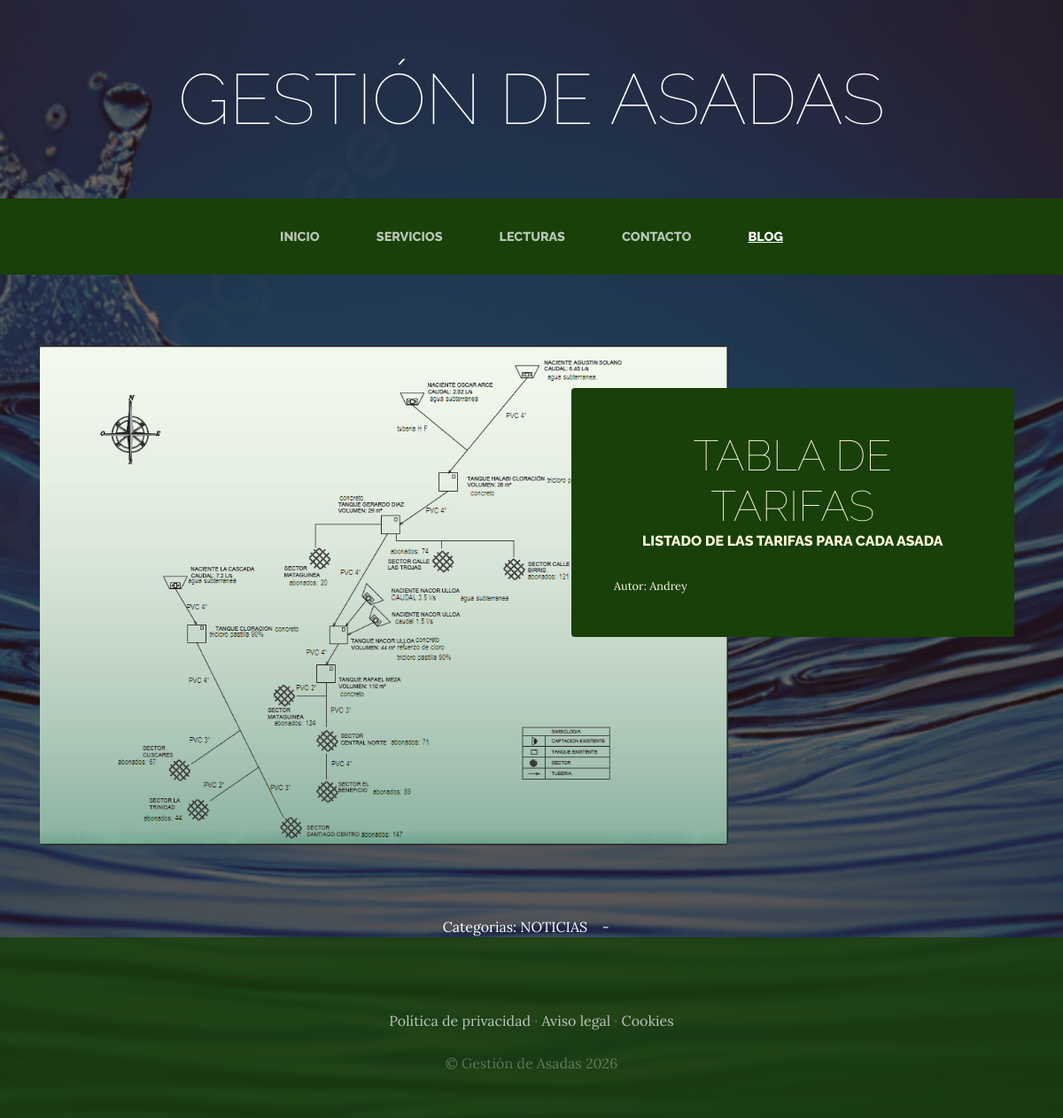
Screenshot of /blog/categoria/2/ with the database file from the repository.
### blog/models.py (models this page shows, shortened)
class Post(models.Model):
    titulo=models.CharField(max_length=75)
    contenido=models.CharField(max_length=75)
    imagen=models.ImageField(upload_to='blog',null=True,blank=True)
    autor=models.ForeignKey(User,on_delete=models.CASCADE)
    categorias=models.ManyToManyField(Categoria)
    created=models.DateTimeField(auto_now_add=True)
    updated=models.DateTimeField(auto_now_add=True)
    class Meta:
        verbose_name='post'
        verbose_name_plural='posts'

class Categoria(models.Model):
    nombre=models.CharField(max_length=75)
    created=models.DateTimeField(auto_now_add=True)
    updated=models.DateTimeField(auto_now_add=True)
    class Meta:
        verbose_name='categoria'
        verbose_name_plural='categorias'

### blog/views.py (the view)
# urls.py: path('categoria/<int:categoria_id>/', views.categoria, name="categoria")
def categoria(request, categoria_id):
    categoria=Categoria.objects.get(id=categoria_id)
    posts=Post.objects.filter(categorias=categoria)
    return render(request, "blog/categorias.html", {'categoria': categoria,"posts": posts})

### blog/templates/blog/categorias.html (shortened to what this page needs)
{% extends "Proyectowebapp/base.html" %}
{% load static %}
{% block content %}
    {% for post in posts %}
          <section class="page-section clearfix">
            <div class="container">
            <div class="intro">
            <img class="intro-img img-fluid mb-3 mb-lg-0 rounded" src="{{post.imagen.url}}" alt="" style="width: 70%;">
            <div class="intro-text left-0 text-center bg-faded p-5 rounded">
            <h2 class="section-heading mb-4" >
            <span class="section-heading-lower">{{post.titulo}}</span>
            <span class="section-heading-upper">{{post.contenido}}</span>
            </h2>
            <div style="text-align: left;font-size: 0.8em;">
                Autor: {{post.autor}}
            </div>
           </div>
           </div>
           </div>
          </section>
    {% endfor %}
    <section>
        <div style="width: 75%;margin: auto;text-align: center;color:white">
            Categorias:
            {% for post in posts %}
                {% for categoria in post.categorias.all %}
                    {{categoria.nombre}} &nbsp;&nbsp; - &nbsp;&nbsp;
                {% endfor %}
            {% endfor %}
        </div>
    </section>
{% endblock %}

### Proyectowebapp/static/Proyectowebapp/css/gestion.css (style rules this page uses)
body { font-family: 'Lora'; background: linear-gradient(rgba(47, 23, 15, 0.65), rgba(47, 23, 15, 0.65)), url("../img/bg_main.jpg"); background-attachment: fixed; background-position: center; background-size: cover; }
h1, h2, h3, h4, h5, h6 { font-family: 'Raleway'; }
.page-section { margin-top: 5rem; margin-bottom: 5rem; }
.section-heading { text-transform: uppercase; }
.section-heading .section-heading-upper { display: block; font-size: 1rem; font-weight: 800; padding-bottom:.5rem; }
.section-heading .section-heading-lower { display: block; font-size: 3rem; font-weight: 100; }
.bg-faded { background-color: rgba(255, 255, 255, 0.85); }
.intro { position: relative; }
@media (min-width: 992px) { .intro .intro-img { width: 75%; float: left; } }
@media (min-width: 992px) { .intro .intro-text { left: 600; width: 60%; margin-top: 3rem; background-color: rgba(24, 64, 8); color: cornsilk; position: absolute; } }
@media (min-width: 1200px) { .intro .intro-text { width: 45%; } }

### rows the page displays
Post: imagen (picture), titulo "TABLA DE TARIFAS", contenido "LISTADO DE LAS TARIFAS PARA CADA ASADA", autor "Andrey"
Categoria: nombre "NOTICIAS"
